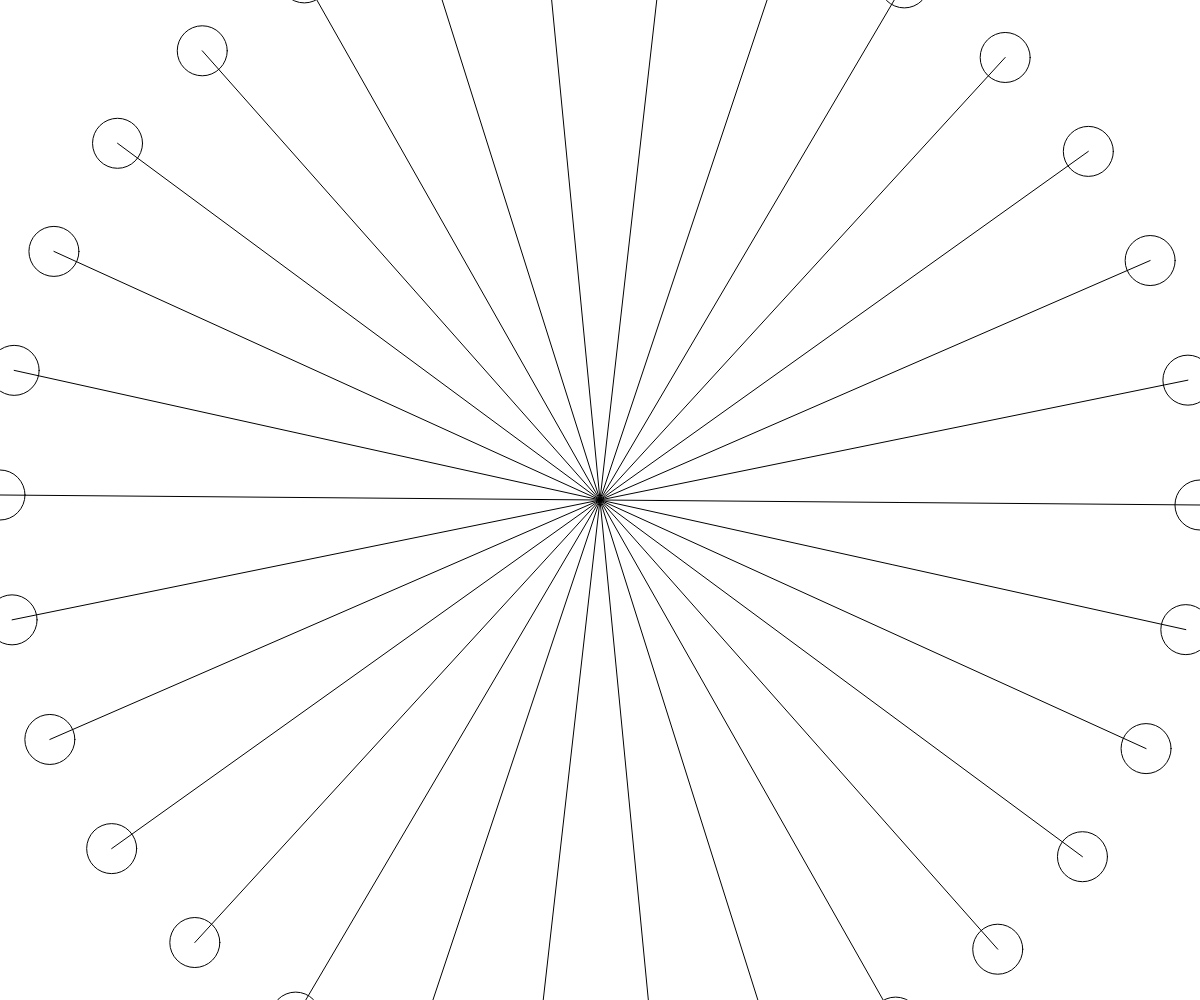
Frame 1 (no input)
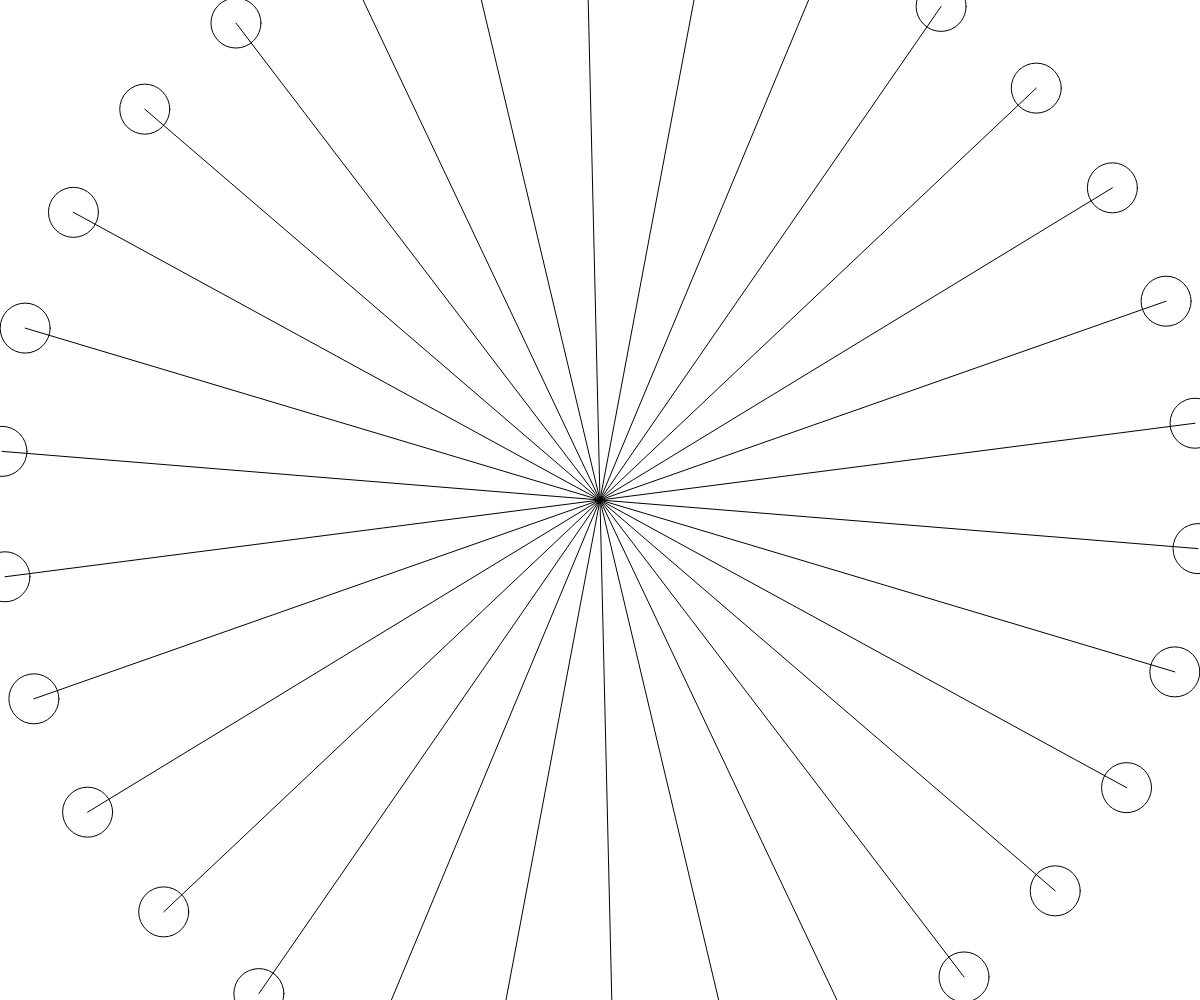
Frame 60 (no input)
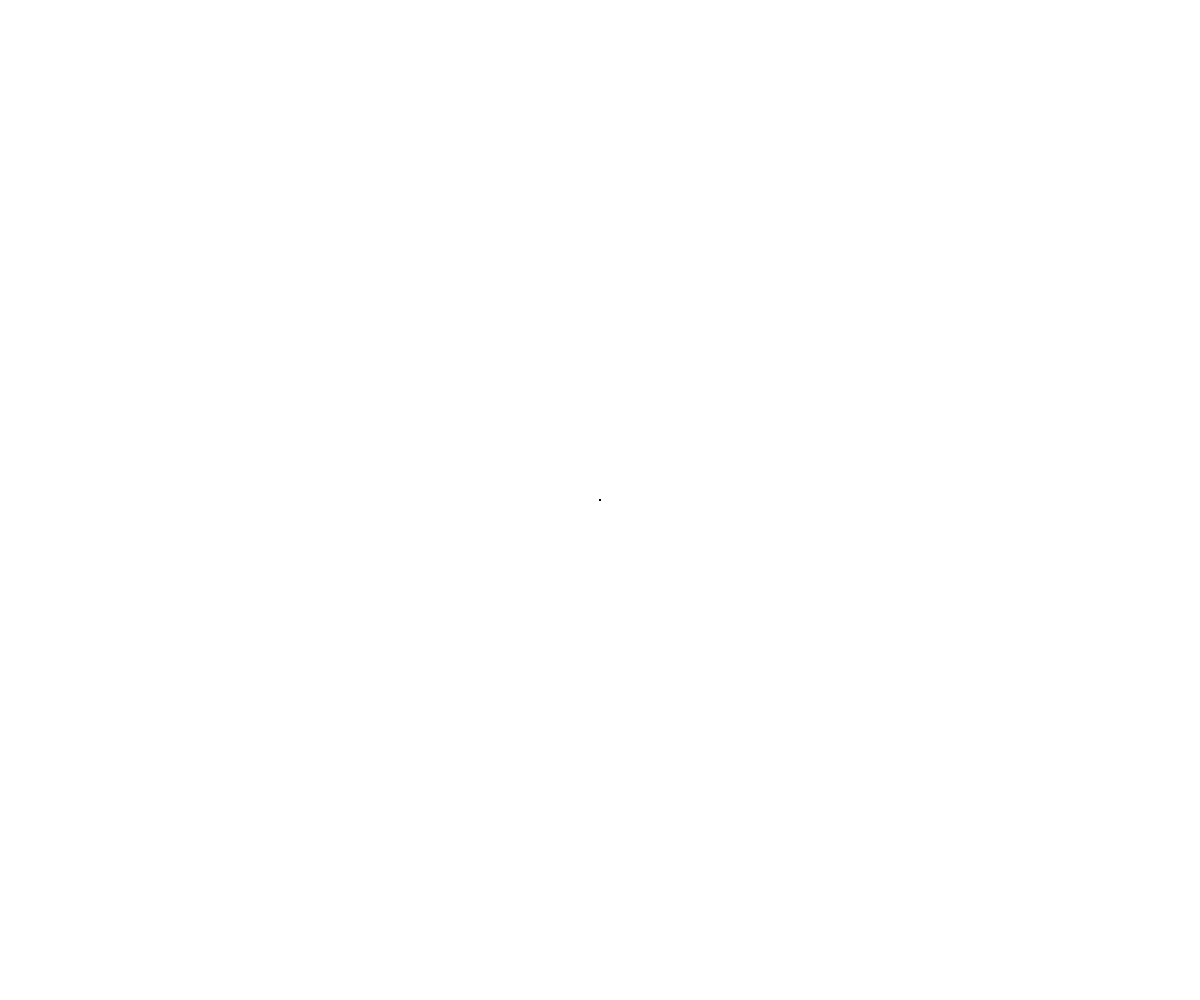
Frame 120 (the mouse pressed at the canvas centre since frame 60)

The p5.js sketch that drew these frames (run headless with seeded random() and noise() and a simulated clock; from frame 60 on, the mouse is pressed at the canvas centre):

// p5.js sketch
// ── sketch.js
// Academy of Art University
// WNM 498 Generative Art & Creative Code
//
// Ryan Berkey
// ryan@rybotron.com


function setup(){
    createCanvas(windowWidth, windowHeight);
}

function draw(){
    background(255);
    translate(width/2, height / 2);

    var period = 120;
    var t = frameCount / period;
    print(t);

    var numVertices = 30;
    var amplitude = mouseX - width / 2;
    var d = map(abs(amplitude), 0, width /2, 0, 50);
    
    for ( var i = 0; i < numVertices; i++){

        var offset = TWO_PI / numVertices;
        var xPos = amplitude * cos(i * offset + t);
        var yPos = amplitude * sin(i * offset + t);

        // noFill();
        // stroke(4);
        ellipse(xPos, yPos, d, d);
        stroke(1);
        line(0,0, xPos, yPos);
    }

}
